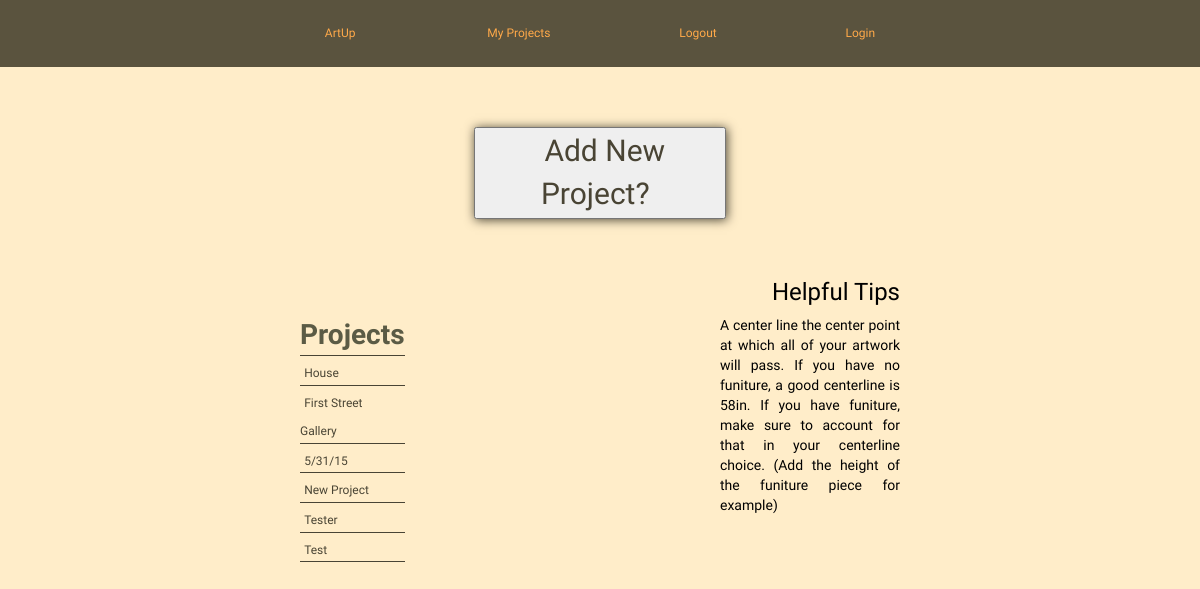
/user-profile (signed in), run on an earlier commit of the app's database.
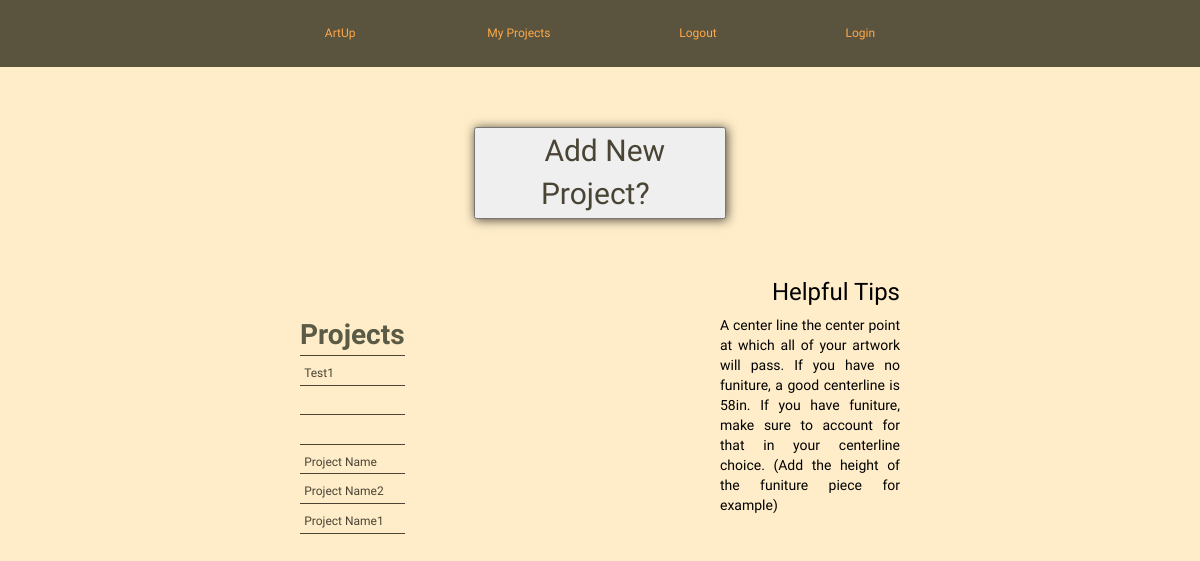
And on a later commit of the database.
### model.py (models this page shows, shortened)
class Project(db.Model):
    __tablename__ = "projects"
    project_id = db.Column(db.Integer, autoincrement=True, primary_key=True)
    user_id = db.Column(db.Integer, db.ForeignKey('users.user_id'))
    project_name = db.Column(db.String(64), nullable=True, default='Project')

### server.py (the view)
@app.route('/user-profile')
def list_projects():
    if 'email' in session:
        cur_user_obj = User.query.filter(User.email == session['email']).first()
        cur_user_id = cur_user_obj.user_id
        cur_user_email = cur_user_obj.email
        projects = Project.query.filter(Project.user_id == cur_user_id).all()
        return render_template("user_profile.html",
                               project_list=projects,
                               email=cur_user_email)
    else:
        flash('You must Log In or Register before viewing projects')
        return render_template('homepage.html')

### templates/user_profile.html
{% extends 'base.html' %}
{% block head %}
    <link rel="stylesheet" type="text/css" href="/static/profile_style.css">
{% endblock %}
{% block content %}
<div class="new-project">
   <button> <a href= '/new-project' data-hover="Add New Project?">
   		<span id="new-project">Add New Project?</span>
            </a>
    </button>
</div>
<div class="help-info-title">
    <h3> Helpful Tips </h3>
    <p> A center line the center point at which all of your artwork will pass.
        If you have no funiture, a good centerline is 58in. If you have funiture, make
        sure to account for that in your centerline choice. (Add the height of the funiture piece for example)
    </p>
</div>
<table>
  <thead>
    <tr>
      <th scope="col">Projects</th>
    </tr>
  </thead>
  <tbody>
      {% for project in project_list %}
        <tr scope="col">
           <td><a href = '/project/{{ project.project_id }}'
            id = "list" data-hover="{{ project.project_name }}">
            {{ project.project_name }}
            </a><td>
        <tr>
      {% endfor %}
  </tbody>
</table>
{% endblock %}

What changed in the data, as far as the page shows it:
changed Project: project_name "House" → "Test1"
changed Project (number 2 of 6 on the later page): project_name "First Street Gallery" → (not shown)
changed Project (number 3 of 6 on the later page): project_name "5/31/15" → (not shown)
changed Project: project_name "New Project" → "Project Name"
changed Project: project_name "Tester" → "Project Name2"
changed Project: project_name "Test" → "Project Name1"
